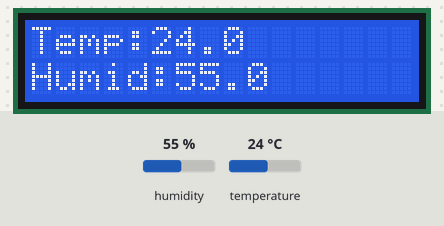
Bench run of a program on a simulated Raspberry Pi Pico running MicroPython. On the bench: 16×2 character LCD. Inputs (shaded band) come from the test bench; at power-on: humidity 55 %, temperature 24 °C.

Above: at 1.8 s.
1.9 s: humidity set to 22 %
At 4.6 s:
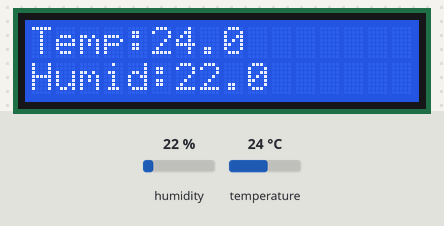
4.9 s: temperature set to 12 °C
At 8.4 s:
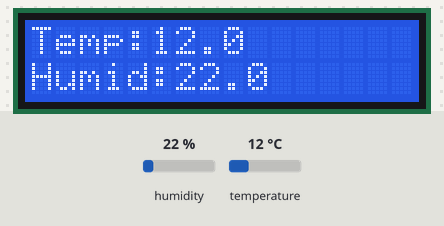
9.2 s: humidity set to 40 %
At 13.3 s:
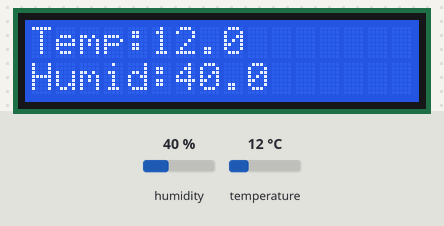
13.6 s: temperature set to 19 °C
At 17.3 s:
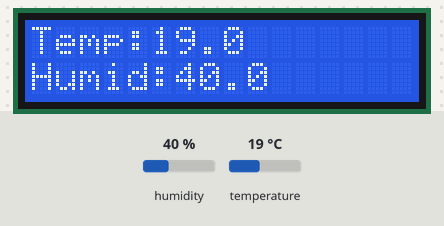
Timing chart, 0 to 18.8 s (numbered marks = the images above; inputs shaded):
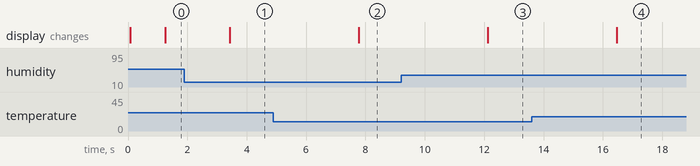

The program:

dht20_tem_hum.py
```python
from lcd1602 import LCD1602
from dht20 import DHT20
from machine import I2C,Pin,ADC
from utime import sleep
i2c0 = I2C(0)#DHT20
i2c1 = I2C(1)#LCD
dht20 = DHT20(i2c0)
d = LCD1602(i2c1, 2, 16)
d.display()

while True:
    temper = dht20.dht20_temperature()
    humidity = dht20.dht20_humidity()
    sleep(1)
    d.clear()
    d.setCursor(0,0)
    d.print("Temp:"+str(temper))
    d.setCursor(0,1)
    d.print("Humid:"+str(humidity))
    sleep(1)
```

Measured:
- after the input at 1.9 s, the display: changes after 1.5 s (image 1)
- after the input at 4.9 s, the display: changes after 2.9 s (image 2)
- after the input at 9.2 s, the display: changes after 2.9 s (image 3)
- after the input at 13.6 s, the display: changes after 2.9 s (image 4)
